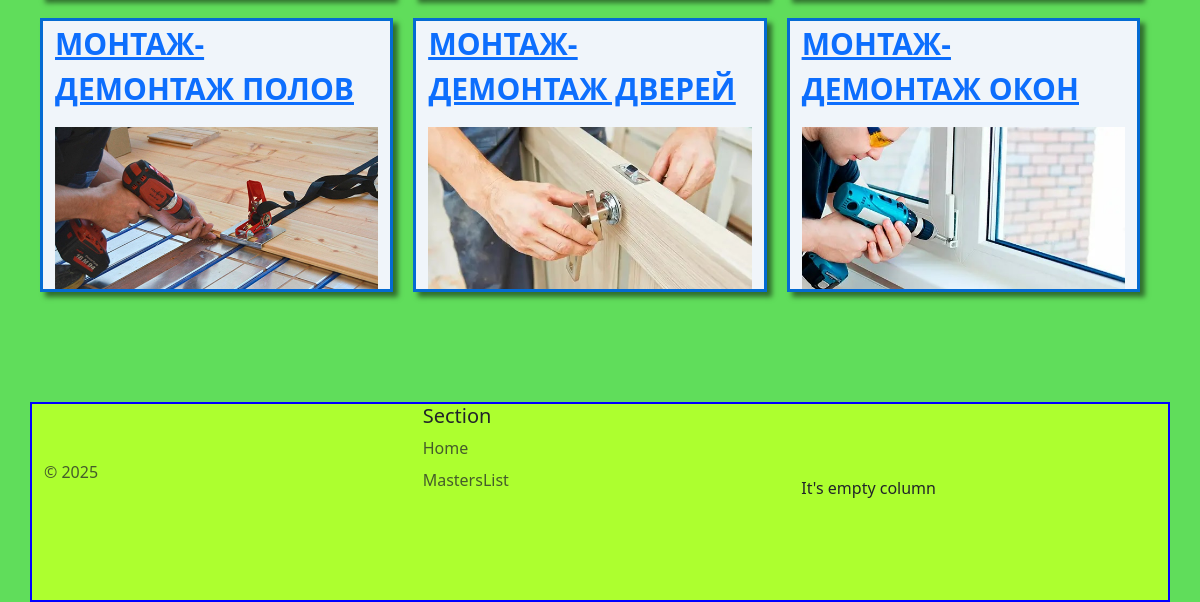
/ (lower part), run on an earlier commit of the app's database.
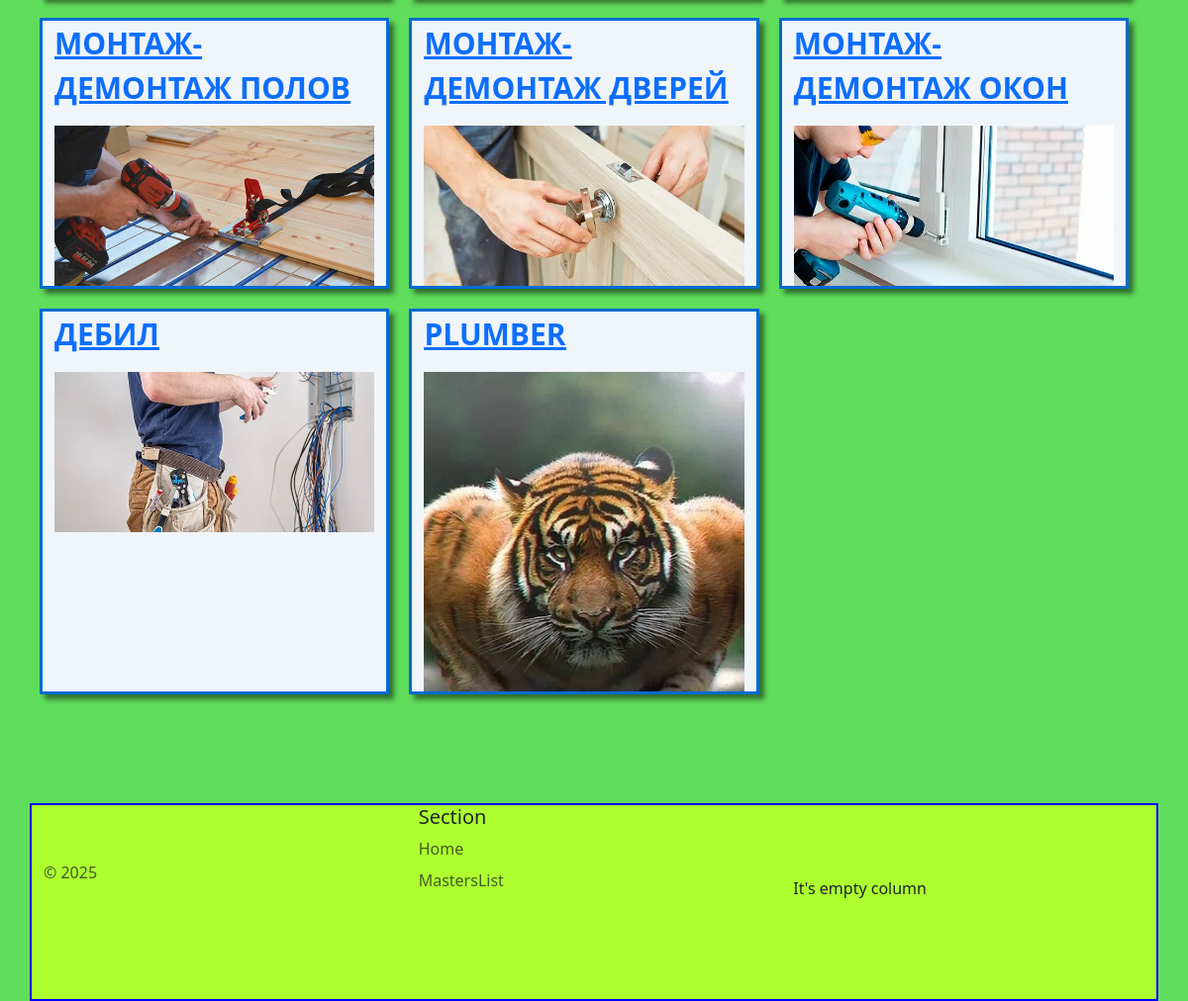
And on a later commit of the database.
### blog/models.py (models this page shows, shortened)
class Masters(models.Model):
    master = models.CharField('Мастер', max_length=100, unique=True)
    img = models.ImageField('Изображение', default='electrician.jpg', upload_to='img')
    class Meta:
        verbose_name = 'Master'
        verbose_name_plural = 'Masters'

### blog/views.py (the view)
# urls.py: path('', views.home, name='home'),
def home(request):
    data = {
        'masters': Masters.objects.all(),
        'title': 'MasterOk'
    }
    return render(request, 'blog/home.html', data)

### blog/templates/blog/home.html (shortened to what this page needs)
{% extends 'blog/base.html' %}
{% load static %}
{% block content %}
    {% for mast in masters %}
        <div class="elementer">
            <div class=""><a href="#">
                <p>{{ mast.master}}</p>
                <img src="{{ mast.img.url}}" alt="Photo"></a>
            </div>
        </div>
    {% endfor %}
{% endblock content %}

What changed in the data, as far as the page shows it:
added Masters: master "ДЕБИЛ", img (picture)
added Masters: master "PLUMBER", img (picture)
